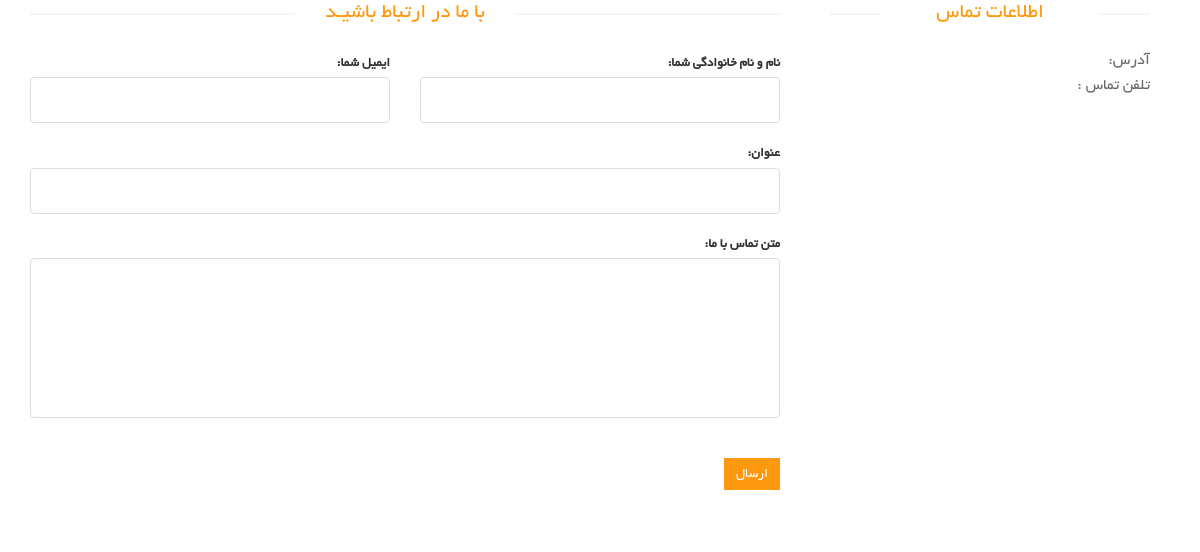
/contact-us/, run on an earlier commit of the app's database.
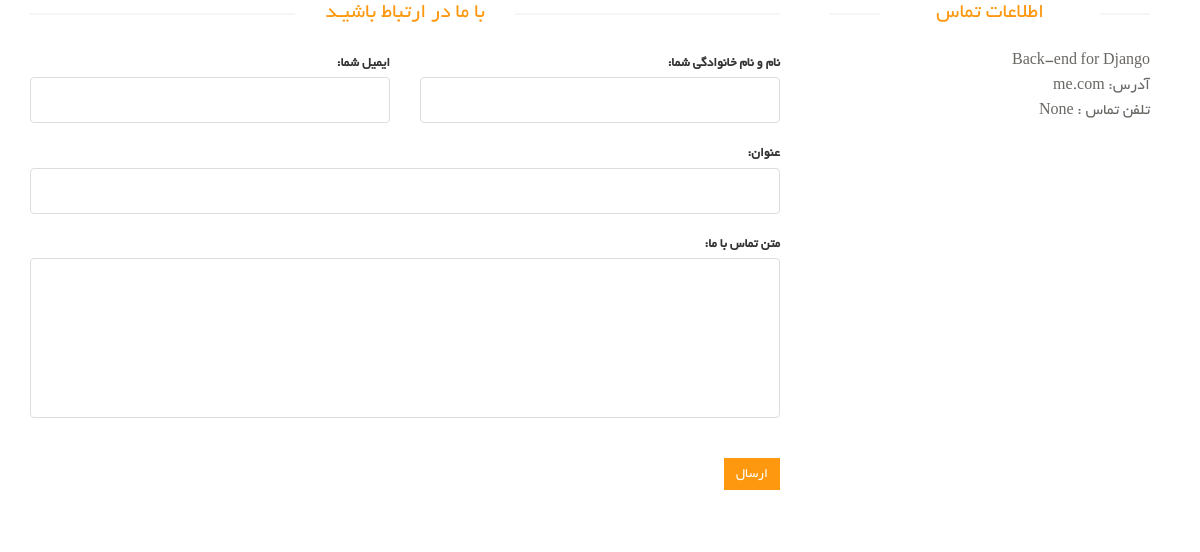
And on a later commit of the database.
### site_module/models.py (models this page shows, shortened)
class SiteSetting(models.Model):
    site_name = models.CharField(max_length=200, verbose_name='نام سایت')
    site_url = models.CharField(max_length=200, verbose_name='دامنه سایت')
    address = models.CharField(max_length=200, verbose_name='آدرس')
    phone = models.CharField(max_length=200, null=True, blank=True, verbose_name='تلفن')
    fax = models.CharField(max_length=200, null=True, blank=True, verbose_name='فکس')
    email = models.CharField(max_length=200, null=True, blank=True, verbose_name='ایمیل')
    copy_right = models.TextField(verbose_name='متن کپی رایت سایت')
    about_us_text = models.TextField(verbose_name='متن درباره ما سایت')
    site_logo = models.ImageField(upload_to='images/site-setting/', verbose_name='لوگو سایت')
    is_main_setting = models.BooleanField(verbose_name='تنظیمات اصلی')
    class Meta:
        verbose_name = 'تنظیمات سایت'
        verbose_name_plural = 'تنظیمات'

### contact_module/views.py (the view)
# urls.py: path('', views.ContactUsView.as_view(), name='contact_us_page'),
class ContactUsView(CreateView):
    form_class = ContactUsModelForm
    template_name = 'contact_module/contact_us_page.html'
    success_url = '/contact-us/'
    def get_context_data(self, *args, **kwargs):
        context = super().get_context_data(*args, **kwargs)
        setting: SiteSetting = SiteSetting.objects.filter(is_main_setting=True).first()
        context['site_setting'] = setting
        return context

### contact_module/forms.py
class ContactUsModelForm(forms.ModelForm):
    class Meta:
        model = ContactUs
        fields = ['full_name', 'email', 'title', 'message']
        widgets = {
            'full_name': forms.TextInput(attrs={
                'class': 'form-control'
            }),
            'email': forms.TextInput(attrs={
                'class': 'form-control'
            }),
            'title': forms.TextInput(attrs={
                'class': 'form-control'
            }),
            'message': forms.Textarea(attrs={
                'class': 'form-control',
                'rows': 5,
                'id': 'message'
            })
        }
        labels = {
            'full_name': 'نام و نام خانوادگی شما',
            'email': 'ایمیل شما'
        }
        error_messages = {
            'full_name': {
                'required': 'نام و نام خانوادگی اجباری می باشد. لطفا وارد کنید'
            }
        }

### contact_module/templates/contact_module/contact_us_page.html (shortened to what this page needs)
{% extends 'shared/_layout.html' %}
{% block content %}
    <div id="contact-page" class="container">
        <div class="bg">
            <div class="row">
                <div class="col-sm-8">
                    <div class="contact-form">
                        <h2 class="title text-center">با ما در ارتباط باشیـد</h2>
                        <form id="main-contact-form" class="contact-form row" action="{% url 'contact_us_page' %}"
                              method="post">
                            <div class="col-md-6 form-group">
                                {{ form.email.label_tag }}
                                {{ form.email }}
                            </div>
                            <div class="col-md-6 form-group">
                                {{ form.full_name.label_tag }}
                                {{ form.full_name }}
                            </div>
                            <div class="col-md-12 form-group">
                                {{ form.title.label_tag }}
                                {{ form.title }}
                            </div>
                            <div class="col-md-12 form-group">
                                {{ form.message.label_tag }}
                                {{ form.message }}
                            </div>
                            <div class="form-group col-md-12">
                                <button type="submit" class="btn btn-primary pull-right">ارسال</button>
                            </div>
                        </form>
                    </div>
                </div>
                <div class="col-sm-4">
                    <div class="contact-info">
                        <h2 class="title text-center">اطلاعات تماس</h2>
                        <address>
                            <p>{{ site_setting.site_name }}</p>
                            <p> آدرس: {{ site_setting.address }}</p>
                            <p>تلفن تماس : {{ site_setting.phone }}</p>
                        </address>
                    </div>
                </div>
            </div>
        </div>
    </div>
{% endblock %}

What changed in the data, as far as the page shows it:
added SiteSetting: site_name "Back-end for Django", address "me.com", phone "None"
